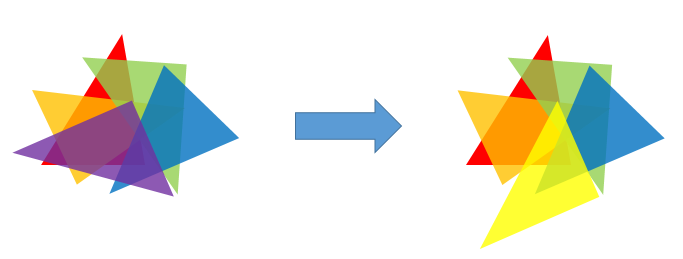
#> input picture 教学资料/智能计算及其应用/实例：基于遗传算法的拼图/images/pingtu.png, 683 x 259 px
$ jupyter execute GAimage.ipynb   (shell and % lines are left out)
#> lines starting #> are read from the running program, lines starting #| are printed output that depends on the picture
#> the answer given: images/pingtu.png
# 遗传算法
能够生存下来的往往不是最强大的物种，也不是最聪明的物种，而是最能适应环境的物种。————查尔斯.达尔文

## 案例：基于遗传算法的拼图
用若干个三角形拟合成一个图案
参考：https://blog.csdn.net/weixin_40804043/article/details/86718379

[cell 1]
from IPython.display import Image
Image(filename='firefox.png', width=100)

[cell 2]
Image(filename='pingtu.png', width=700)

[cell 3]
Image(filename='images/result.png', width=500)

### 拼图的基因
- 如果我们把128个半透明三角形组成的东西看成一个生物个体的话，它的样子是由这些三角形决定的。
- 每个三角形可以看作一个染色体，三角形的不同特征可以看作不同基因

### 随机初始化
- 随机生成一系列的坐标值、颜色值，将这些值组合成一个个随机的三角形。
- 每128个三角形组成一个初始的个体，作为遗传算法最初的父代。

### 图片的适应度值
- 对于每一个像素点，三个颜色通道分别计算当前图像A与目标图像B的差值。
- 将这个差值平方相加作为适应度函数：f=(Ra-Rb)^2+(Ga-Gb)^2+(Ba-Bb)^2

### 复制
- 将适应度高的染色体原封不动地复制给子代

### 交叉
- 对于现有的父类，可以选择直接遗传继承，也可以选择交换某些三角形进行交叉

### 变异
- 将某个父类中的部分三角形进行变异
    - 完全随机变异
    - 或在原有基础上进行稍微改变

### 判定与淘汰
- 如果子代适应度 > 亲代适应度则子代取代亲代，反之子代被淘汰

### 终止条件
- 当适应度函数小于一定阈值
- 或者循环迭代的次数超过了一定的限制

## 遗传算法流程

[cell 4]
from IPython.display import Image
Image(filename='images/遗传算法.png', width=700)

[cell 5]
#!/usr/bin/env python
# -*- coding: utf-8 -*-

from PIL import Image, ImageDraw
import os
import gc
import random as r
import minpy.numpy as np

class Color(object):
    '''
    定义颜色的类，这个类包含r,g,b,a表示颜色属性
    '''
    # [12 lines left out: functions __init__, mutate_or_not, not called in this run]


class Triangle(object):
    '''
    定义三角形的类
    属性：
            ax,ay,bx,by,cx,cy：表示每个三角形三个顶点的坐标
            color 			 : 表示三角形的颜色
            img_t			 : 三角形绘制成的图，用于合成图片
    方法：
            mutate_from(self, parent):      从父代三角形变异
            draw_it(self, size=(256, 256)): 绘制三角形
    '''

    max_mutate_rate = 0.08
    mid_mutate_rate = 0.3
    min_mutate_rate = 0.8


    # [79 lines left out: functions __init__, mutate_from, draw_it, not called in this run]


class Canvas(object):
    '''
    定义每一张图片的类
    属性：
            mutate_rate	 : 变异概率
            size		 : 图片大小
            target_pixels: 目标图片像素值
    方法：
            add_triangles(self, num=1)      : 在图片类中生成num个三角形
            mutate_from_parent(self, parent): 从父代图片对象进行变异
            calc_match_rate(self)			: 计算环境适应度
            draw_it(self, i)				: 保存图片
    '''


    mutate_rate = 0.01
    size = (256, 256)
    target_pixels = []


    # [52 lines left out: functions __init__, add_triangles, mutate_from_parent, calc_match_rate, not called in this run]

    def draw_it(self, i):
        #self.img.save(os.path.join(PATH, "%s_%d_%d_%d.png" % (PREFIX, len(self.triangles), i, self.match_rate)))
        self.img.save(os.path.join(PATH, "%d.png" % (i)))


def main():
        global LOOP, PREFIX, PATH, TARGET, TRIANGLE_NUM
        # 声明全局变量
        img = Image.open(TARGET).resize((256, 256)).convert('RGBA')
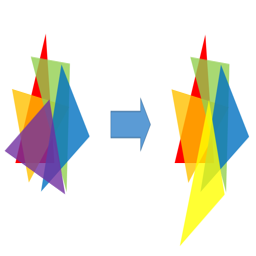
#> img: PIL image 256x256 RGBA; mean R, G, B, A 231, 231.4, 220.7, 255
        size = (256, 256)
        Canvas.target_pixels = [np.array(x) for x in list(img.split())]
        # 生成一系列的图片作为父本，选择其中最好的一个进行遗传
        parentList = []
        for i in range(20):
            print('正在生成第%d个初代个体' % (i))
            parentList.append(Canvas())
            parentList[i].add_triangles(TRIANGLE_NUM)
            parentList[i].calc_match_rate()
        parent = sorted(parentList, key=lambda x: x.match_rate)[0]
        del parentList
        gc.collect()
        # 进入遗传算法的循环
        i = 0
        while i < 30000:
            childList = []
            # 每一代从父代中变异出10个个体
            for j in range(10):
                childList.append(Canvas())
                childList[j].mutate_from_parent(parent)
                childList[j].calc_match_rate()
            child = sorted(childList, key=lambda x: x.match_rate)[0]
            # 选择其中适应度最好的一个个体
            del childList
            gc.collect()
            parent.calc_match_rate()
            if i % LOOP == 0:
                print ('%10d parent rate %11d \t child1 rate %11d' % (i, parent.match_rate, child.match_rate))
            parent = parent if parent.match_rate < child.match_rate else child
            # 如果子代比父代更适应环境，那么子代成为新的父代
            # 否则保持原样
            child = None
            if i % LOOP == 0:
                # 每隔LOOP代保存一次图片
                parent.draw_it(i)
                #print(parent.match_rate)
                #print ('%10d parent rate %11d \t child1 rate %11d' % (i, parent.match_rate, child.match_rate))
            i += 1


'''
定义全局变量，获取待处理的图片名
'''
NAME = input('请输入原图片文件名：')
LOOP = 100
PREFIX = NAME.split('/')[-1].split('.')[0]  # 取文件名
PATH = os.path.abspath('.')  # 取当前路径
PATH = os.path.join(PATH,'results')
TARGET = NAME  # 源图片文件名
TRIANGLE_NUM = 256  # 三角形个数

if __name__ == '__main__':
    #print('开始进行遗传算法')
    main()
#> (the call stopped at in main, `Canvas.target_pixels = [np.array(x) for x in list(img.split())]`: minpy is not available in this run)
